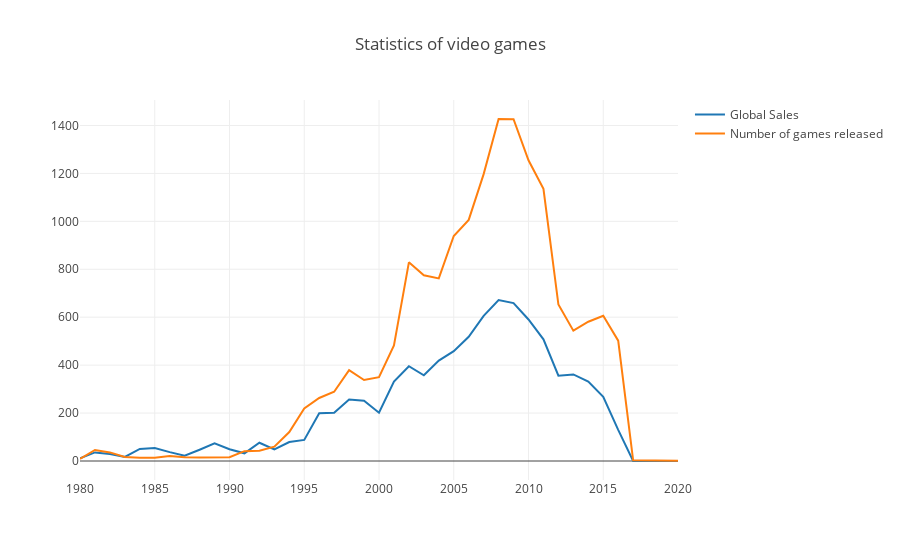

The notebook cell this image was saved under:
### Code cell
iplot(fig, show_link=False)
